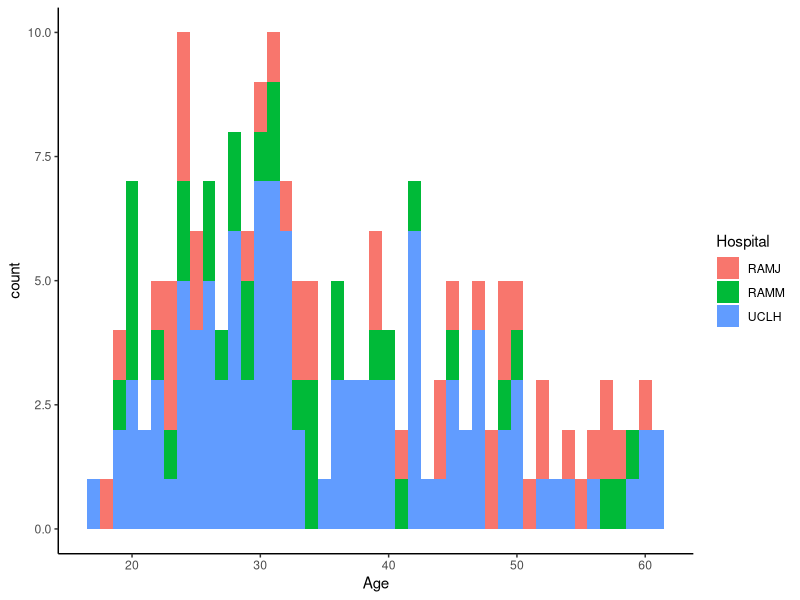
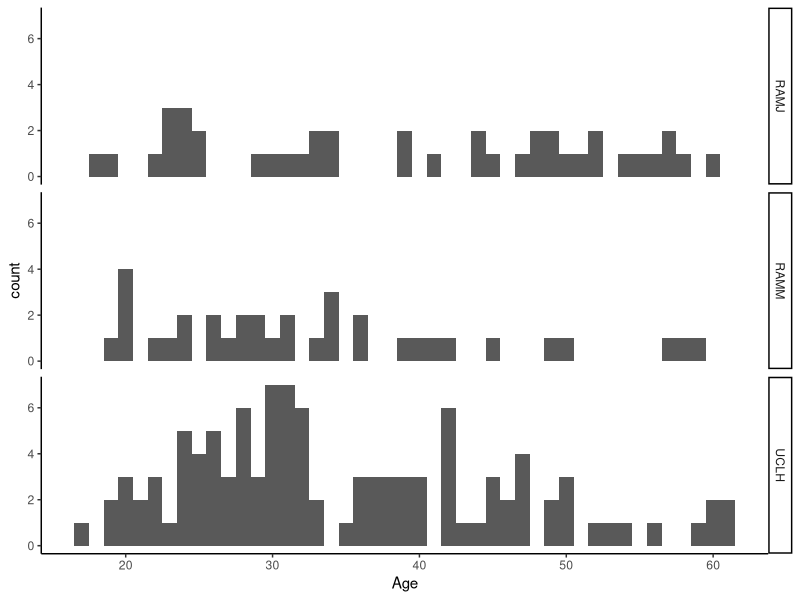
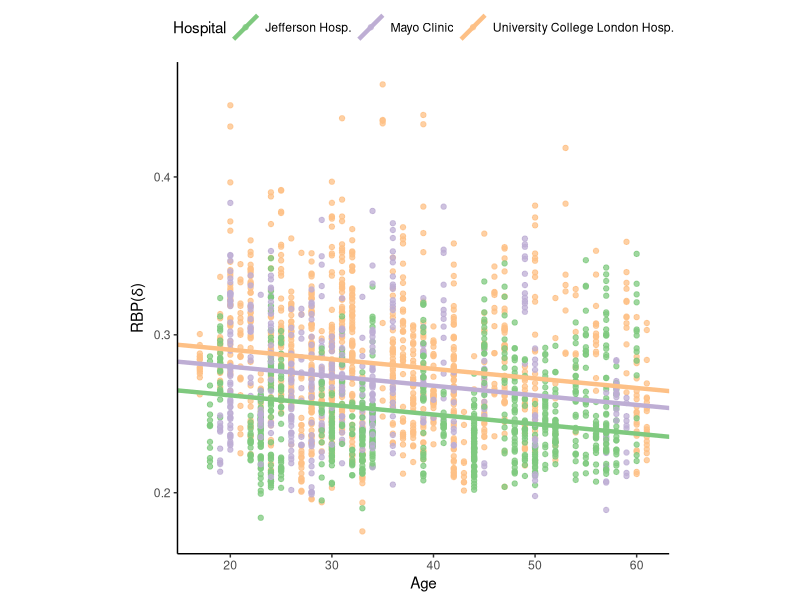
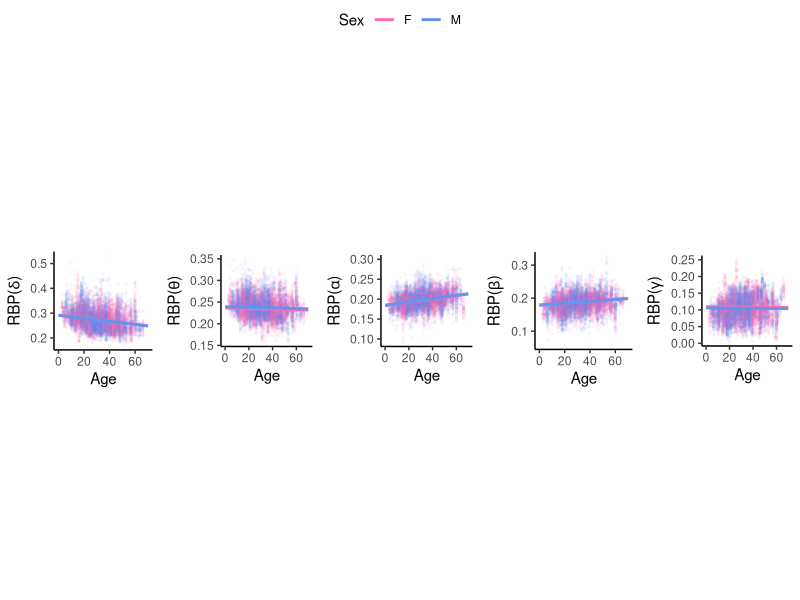

These charts were generated, in order, by the following R code:
################################################################################

## Script to to produce figures to demonstrate effect importance visually
##
## FIGURE 3:
## Fit the age model in an example band (delta) then pull out 3 example
## hospitals (UCL, Jefferson, Mayo) to demonstrate the hospital offset
## 
## FIGURE 4:
## Fit the full model in all bands then plot fitted line for each sex to
## demonstrate lack of sex effect



#### PRELIMINARIES #############################################################

# packages
library(tidyverse)     # data frames & ggplot 
library(lme4)          # linear mixed models
library(ggeffects)     # for plotting (predict_response function)
library(RColorBrewer)  # more colour palettes
library(ggpubr)        # arranging plots
theme_set(theme_classic())

# data
BPdata = read.csv("../1_data/ROI1_wholebrain_RBP.csv") 

# storing results (included in all scripts with outputs -> warnings off)
dir.create("../3_output", showWarnings = F)

band=c("delta","theta","alpha","beta","gamma")



#### PLOTTING HOSPITAL EFFECT (FIGURE 3) #######################################

# run the age model in delta and extract regression coefficients
age_mod_del = lmer(deltaBP ~ Age + (1|Hospital), data = BPdata)
age_model_coefs = coef(age_mod_del)$Hospital %>% 
  rename(Intercept = `(Intercept)`, Slope = Age) %>% 
  rownames_to_column("Hospital")


# keeping three reasonably well populated hospitals with similar age range
ages = BPdata %>% filter(Hospital %in% c("UCLH", "RAMM","RAMJ")) %>%
  select(Pat_ID,Hospital,Age) %>%
  distinct()
# check
ggplot(aes(x=Age,fill=Hospital),data=ages) + geom_histogram(binwidth = 1)
ggplot(aes(x=Age),data=ages) + geom_histogram(binwidth = 1) + facet_grid(vars(Hospital))


# suitable data frame for plotting
# include data and model & retain only selected hospitals
# for visualisation purposes, drop singular point that is an outlier when using
# only these hospitals
hosp_vis_df = left_join(BPdata,age_model_coefs,by="Hospital") %>% 
  filter(deltaBP<0.5) %>% 
  filter(Hospital %in% c("UCLH", "RAMM","RAMJ")) %>%
  select(c(Hospital, Pat_ID, Age, Sex, Intercept, Slope, deltaBP))


# plot
pdf("../3_output/hospital_effect.pdf",width=6,height = 6)
ggplot(aes(x=Age, y=deltaBP, col=Hospital), data=hosp_vis_df) +
  geom_point(na.rm = T, alpha = 0.75) +
  geom_abline(aes(intercept=Intercept, slope=Slope, colour=Hospital),lwd = 1.5) +
  theme(legend.position = "top", aspect.ratio = 1) + ylab(expression("RBP("*delta*")")) +
  scale_color_manual(values = brewer.pal(3, "Accent"), labels=c("Jefferson Hosp.","Mayo Clinic","University College London Hosp."))
dev.off()


# for publication, three example icEEG segments will be shown next to the plot
# (added in Illustrator) to complete figure 3
# the below finds their subject IDs (looking for same age/sex)
hosp_vis_df %>% filter(Age==33 & Sex=="M") %>% select(Pat_ID,Hospital,Age,Sex) %>% distinct()

rm(age_model_coefs, ages, age_mod_del)


#### PLOTTING SEX EFFECT #######################################################


# run the full model in all bands and extract fitted values
for (i in 1:length(band)) {
  
  # band-specific model
  mod = formula(paste0(band[i],"BP~Age+Sex+(1|Hospital)"))
  model = lmer(mod, data = BPdata)
  
  # fitted values
  pred = predict_response(model, terms = c("Age", "Sex")) %>% rename(Age=x, Sex=group)
  
  # rename
  assign(paste0(band[i],"_pred"),pred)
  
}

rm(mod,i,pred,model,band)


# function to plot fitted line per sex overlaid on data points in one band 
sex_plot = function(RBP_band,label,pred_df) {
  ggplot(aes(y=.data[[RBP_band]],x=Age, col=Sex),data=BPdata,) +
    ylab(substitute("RBP("*label*")")) +
    geom_point(alpha=0.05, size=0.5) +
    geom_line(aes(x=Age,y=predicted,group=Sex,col=Sex),lwd=1, data=pred_df, inherit.aes = F) +
    theme(legend.position = "none", aspect.ratio = 1) +
    scale_color_manual(values=c("hotpink1","cornflowerblue"))
}


# combine to create figure for all bands with shared legend and save
pdf("../3_output/sex_effect1.pdf",width = 8, height = 2)
ggarrange(sex_plot("deltaBP",delta,delta_pred),
          sex_plot("thetaBP",theta,theta_pred),
          sex_plot("alphaBP",alpha,alpha_pred),
          sex_plot("betaBP" ,beta ,beta_pred ),
          sex_plot("gammaBP",gamma,gamma_pred),
          ncol=5, nrow=1, common.legend = T,legend = "top")
dev.off()
